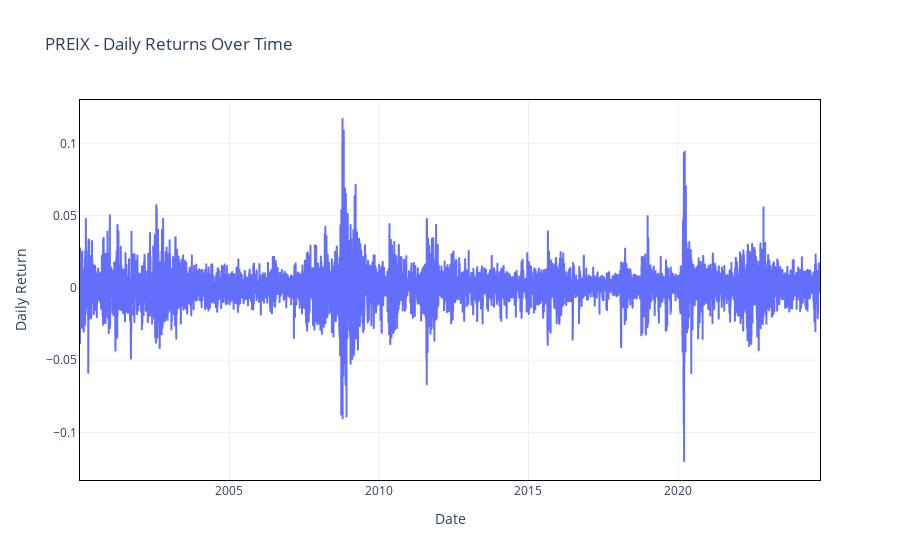

Here is the notebook cell this chart was saved with:
### Code cell
import plotly.express as px

fig = px.line(stock_data, x=stock_data.index, y='Daily Return', title=f'{ticker_symbol} - Daily Returns Over Time',
              labels={'DailyReturn': 'Daily Returns'},
              template='plotly_white')
fig.update_layout(showlegend=False)
fig.update_xaxes(showline=True, linewidth=1, linecolor='black', mirror=True)
fig.update_yaxes(showline=True, linewidth=1, linecolor='black', mirror=True)
fig.show()

### Figure 1 — Plotly figure (JSON) as saved in the notebook; plotly's stock layout.template omitted (floating-point values rounded to 4 significant figures; data arrays with more than 128 entries replaced by an {"elided": "..."} marker saying what was removed)
{"data": [{"hovertemplate": "Date=%{x}<br>Daily Return=%{y}<extra></extra>", "legendgroup": "", "line": {"color": "#636efa", "dash": "solid"}, "marker": {"symbol": "circle"}, "mode": "lines", "name": "", "showlegend": false, "type": "scattergl", "x": {"elided": "6224 str values"}, "xaxis": "x", "y": {"elided": "6224 float values"}, "yaxis": "y"}], "layout": {"autosize": true, "legend": {"tracegroupgap": 0}, "showlegend": false, "title": {"text": "PREIX - Daily Returns Over Time"}, "xaxis": {"anchor": "y", "autorange": true, "domain": [0, 1], "linecolor": "black", "linewidth": 1, "mirror": true, "range": ["2000-01-04", "2024-09-30"], "showline": true, "title": {"text": "Date"}, "type": "date"}, "yaxis": {"anchor": "x", "autorange": true, "domain": [0, 1], "linecolor": "black", "linewidth": 1, "mirror": true, "range": [-0.1329, 0.13], "showline": true, "title": {"text": "Daily Return"}, "type": "linear"}}}
